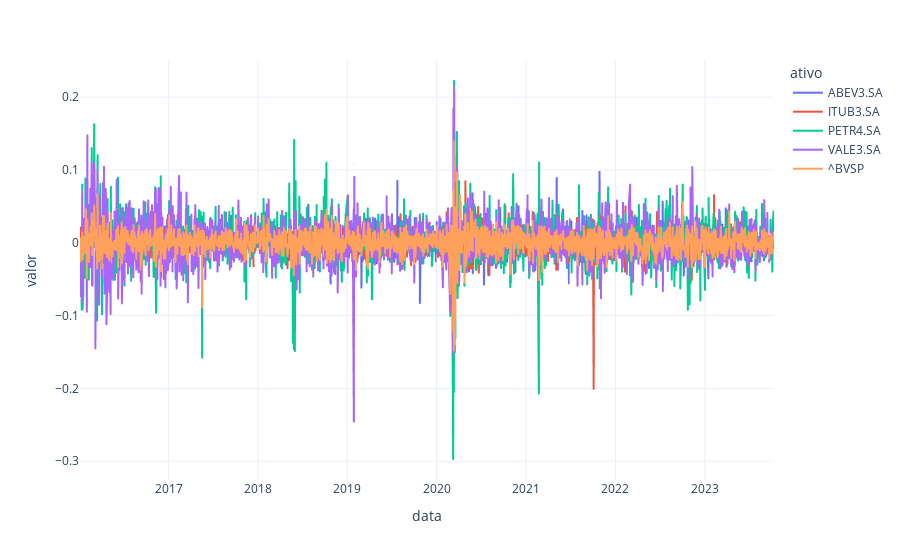

The notebook cell this image was saved under:
### Code cell
fig = px.line(yf_retornos_vertical, x="data", y="valor", color='ativo', template='plotly_white')
fig.show()

### Figure 1 — Plotly figure (JSON) as saved in the notebook; plotly's stock layout.template omitted (floating-point values rounded to 4 significant figures; data arrays with more than 128 entries replaced by an {"elided": "..."} marker saying what was removed)
{"data": [{"hovertemplate": "ativo=ABEV3.SA<br>data=%{x}<br>valor=%{y}<extra></extra>", "legendgroup": "ABEV3.SA", "line": {"color": "#636efa", "dash": "solid"}, "marker": {"symbol": "circle"}, "mode": "lines", "name": "ABEV3.SA", "showlegend": true, "type": "scattergl", "x": {"elided": "1937 str values"}, "xaxis": "x", "y": {"elided": "1937 float values"}, "yaxis": "y"}, {"hovertemplate": "ativo=ITUB3.SA<br>data=%{x}<br>valor=%{y}<extra></extra>", "legendgroup": "ITUB3.SA", "line": {"color": "#EF553B", "dash": "solid"}, "marker": {"symbol": "circle"}, "mode": "lines", "name": "ITUB3.SA", "showlegend": true, "type": "scattergl", "x": {"elided": "1937 str values"}, "xaxis": "x", "y": {"elided": "1937 float values"}, "yaxis": "y"}, {"hovertemplate": "ativo=PETR4.SA<br>data=%{x}<br>valor=%{y}<extra></extra>", "legendgroup": "PETR4.SA", "line": {"color": "#00cc96", "dash": "solid"}, "marker": {"symbol": "circle"}, "mode": "lines", "name": "PETR4.SA", "showlegend": true, "type": "scattergl", "x": {"elided": "1937 str values"}, "xaxis": "x", "y": {"elided": "1937 float values"}, "yaxis": "y"}, {"hovertemplate": "ativo=VALE3.SA<br>data=%{x}<br>valor=%{y}<extra></extra>", "legendgroup": "VALE3.SA", "line": {"color": "#ab63fa", "dash": "solid"}, "marker": {"symbol": "circle"}, "mode": "lines", "name": "VALE3.SA", "showlegend": true, "type": "scattergl", "x": {"elided": "1937 str values"}, "xaxis": "x", "y": {"elided": "1937 float values"}, "yaxis": "y"}, {"hovertemplate": "ativo=^BVSP<br>data=%{x}<br>valor=%{y}<extra></extra>", "legendgroup": "^BVSP", "line": {"color": "#FFA15A", "dash": "solid"}, "marker": {"symbol": "circle"}, "mode": "lines", "name": "^BVSP", "showlegend": true, "type": "scattergl", "x": {"elided": "1937 str values"}, "xaxis": "x", "y": {"elided": "1937 float values"}, "yaxis": "y"}], "layout": {"legend": {"title": {"text": "ativo"}, "tracegroupgap": 0}, "margin": {"t": 60}, "xaxis": {"anchor": "y", "domain": [0, 1], "title": {"text": "data"}}, "yaxis": {"anchor": "x", "domain": [0, 1], "title": {"text": "valor"}}}}
